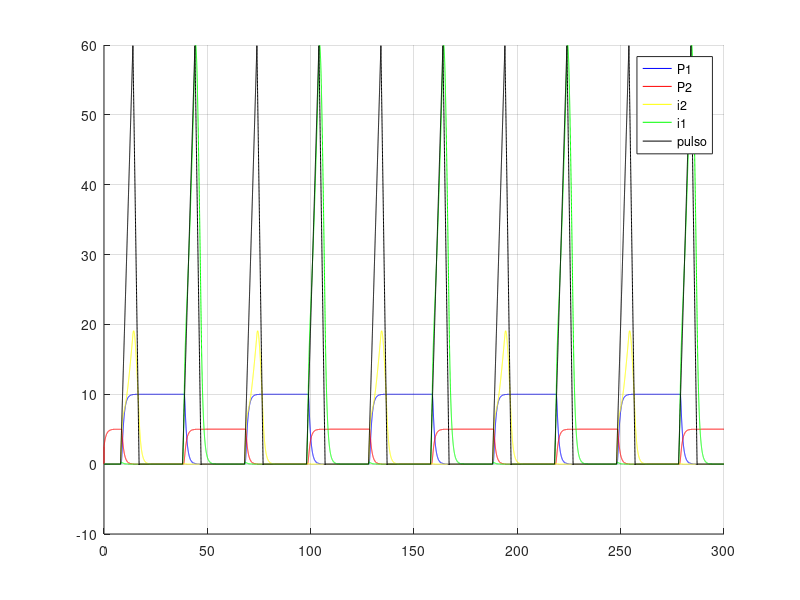
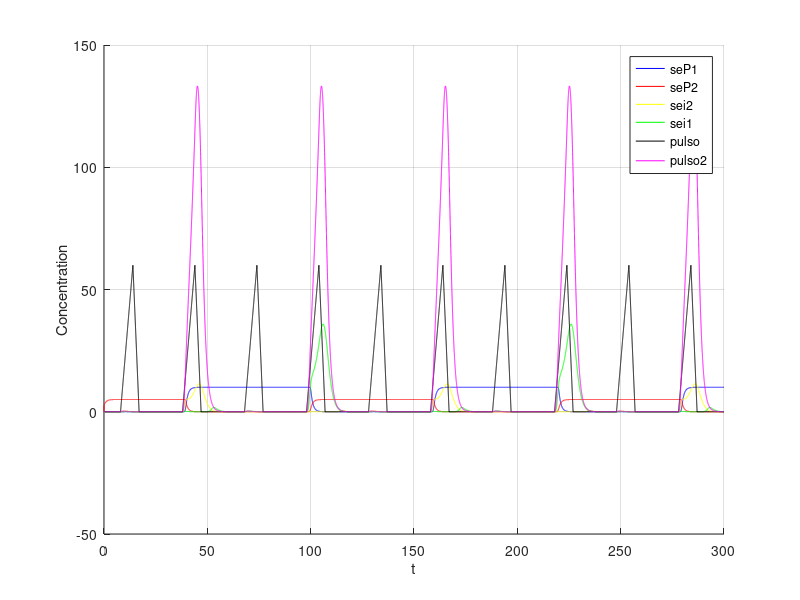
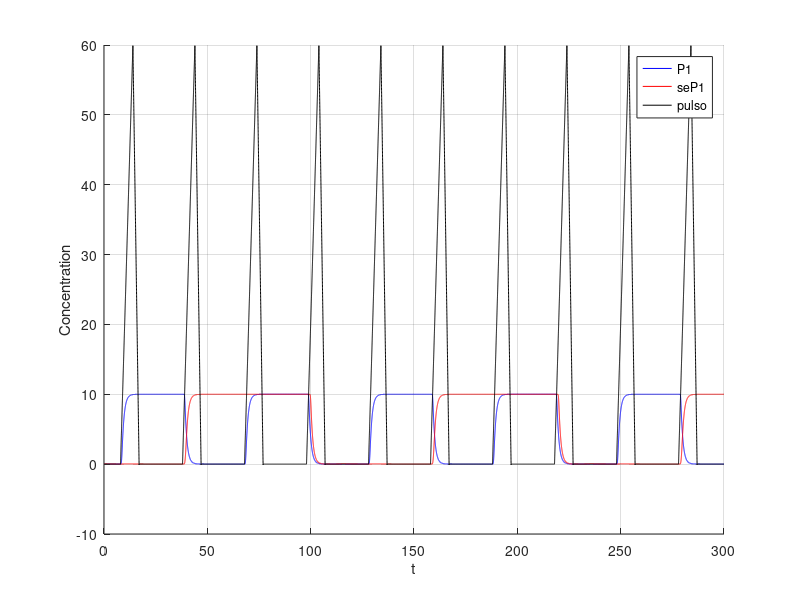

MATLAB code to generate these figures, in order:
clear;

dt=0.01; 
t=0:dt:300; 

%i = 1 ate 30000

p1 = 0;
p2 = 2.5;
ii1 = 0;
ii2 = 0;

%
alpha0 = 0.1;

% maximal expression rates
km1 = 4;
km2 = 4;

%dissociation constant
kp1 = 1;
kp2 = 2;

% parametros do collins para os iis
beta2 =4;
gama2 = 4;

%mass action constant
k2 = 2;

%degradation rate
kd2 = 0.8;

p1s = zeros(1, length(t));
p2s = zeros(1, length(t));

pulso = zeros(1, length(t));

i1s = zeros(1, length(t));
i2s = zeros(1, length(t));


alpha1 = 10; alpha2 = 5;
beta = 4;
gama = 4;

%-------------2bits---------------
% pulso para o segundo switch
pulso2 = zeros(1, length(t));
pulso2aux = 0;

sep1 = 0;
sep2 = 2.5;
seii1 = 0;
seii2 = 0;

% maximal expression rates
sekm1 = 1;
sekm2 = 1;

%dissociation constant
sekp1 = 1;
sekp2 = 2;

% parametros do collins para os iis
sebeta2 =4;
segama2 = 4;

sep1s = zeros(1, length(t));
sep2s = zeros(1, length(t));

sei1s = zeros(1, length(t));
sei2s = zeros(1, length(t));

sealpha1 = 10; sealpha2 = 5;
sebeta =4;
segama = 4;


soma = 0.1
for i = 2:length(t)
   
   if (mod(i, 3000) >800 && mod(i,3000)<1400)
     pulso(i) = pulso(i-1)+soma;
   endif
   
   if (mod(i, 3000) >=1400 && mod(i,3000)<1700)
     pulso(i) = pulso(i-1)-soma*2;
   endif
  
  
div = 1 + p1/kp1 + p2/kp2 + (p1*p2)/(kp1*kp2);
  
  dpdt = (  km1  *pulso(i) * ((1 + p1 / (kp1)) / div)     /   (1 + (ii2 / (1 + p1s(i) ) ) ^ beta2)   ) - ii1;
  ii1 = dpdt * dt + ii1;
  i1s(i) = ii1; 
  
  dpdt = (  km2  *pulso(i) * ((1 + p2 / (kp2)) / div)       /              (1 + (ii1 / (1 + p2s(i) ) ) ^ gama2)     ) - ii2;
  ii2 = dpdt * dt + ii2;
  i2s(i) = ii2; 
 
  dpdt = (alpha1 / (1 + (p2 / (1 + i2s(i) ) ) ^ beta )) - p1;
  p1 = dpdt * dt + p1;
  p1s(i) = p1;
  
  dpdt = (alpha2 / (1 + (p1 / (1 + i1s(i)) ) ^ gama)) - p2;
  p2 = dpdt * dt + p2;
  p2s(i) = p2;
  
  
%%  ----------2bits-----------
  dpdt =  k2*i1s(i) -kd2*pulso2aux;
  pulso2aux = dpdt * dt + pulso2aux;
  pulso2(i) = pulso2aux;
  
  sediv = 1 + sep1/sekp1 + sep2/sekp2 + (sep1*sep2)/(sekp1*sekp2);
  
  dpdt = (  sekm1  *pulso2(i) * ((1 + sep1 / (sekp1)) / sediv)     /   (1 + (seii2 / (1 + sep1s(i) ) ) ^ sebeta2)   ) - seii1;
  seii1 = dpdt * dt + seii1;
  sei1s(i) = seii1; 

  dpdt = (  sekm2  *pulso2(i) * ((1 + sep2 / (sekp2)) / sediv)       /              (1 + (seii1 / (1 + sep2s(i) ) ) ^ segama2)     ) - seii2;
  seii2 = dpdt * dt + seii2;
  sei2s(i) = seii2; 
 
  dpdt = (sealpha1 / (1 + (sep2 / (1 + sei2s(i) ) ) ^ sebeta )) - sep1;
  sep1 = dpdt * dt + sep1;
  sep1s(i) = sep1;
  
  dpdt = (sealpha2 / (1 + (sep1 / (1 + sei1s(i)) ) ^ segama)) - sep2;
  sep2 = dpdt * dt + sep2;
  sep2s(i) = sep2;


endfor

figure;
hold on;
grid on;
%plot(t, p1s, 'b;P1;', t ,p2s, 'r;P2;', t , pulso , 'k;pulso;');
plot(t, p1s, 'b;P1;', t ,p2s, 'r;P2;', t , i2s, 'y;i2;', t ,i1s,'g;i1;', t , pulso , 'k;pulso;');
%
figure;
hold on;
grid on;
%plot(t, p1s, 'b;P1;', t ,p2s, 'r;P2;', t , pulso , 'k;pulso;');
plot(t, sep1s, 'b;seP1;', t ,sep2s, 'r;seP2;', t , sei2s, 'y;sei2;', t ,sei1s,'g;sei1;', t , pulso , 'k;pulso;', t, pulso2, 'm;pulso2;');
xlabel('t');
ylabel('Concentration');

figure;
hold on;
grid on;
%plot(t, p1s, 'b;P1;', t ,p2s, 'r;P2;', t , pulso , 'k;pulso;');
plot(t, p1s, 'b;P1;', t, sep1s, 'r;seP1;', t , pulso , 'k;pulso;');
xlabel('t');
ylabel('Concentration');